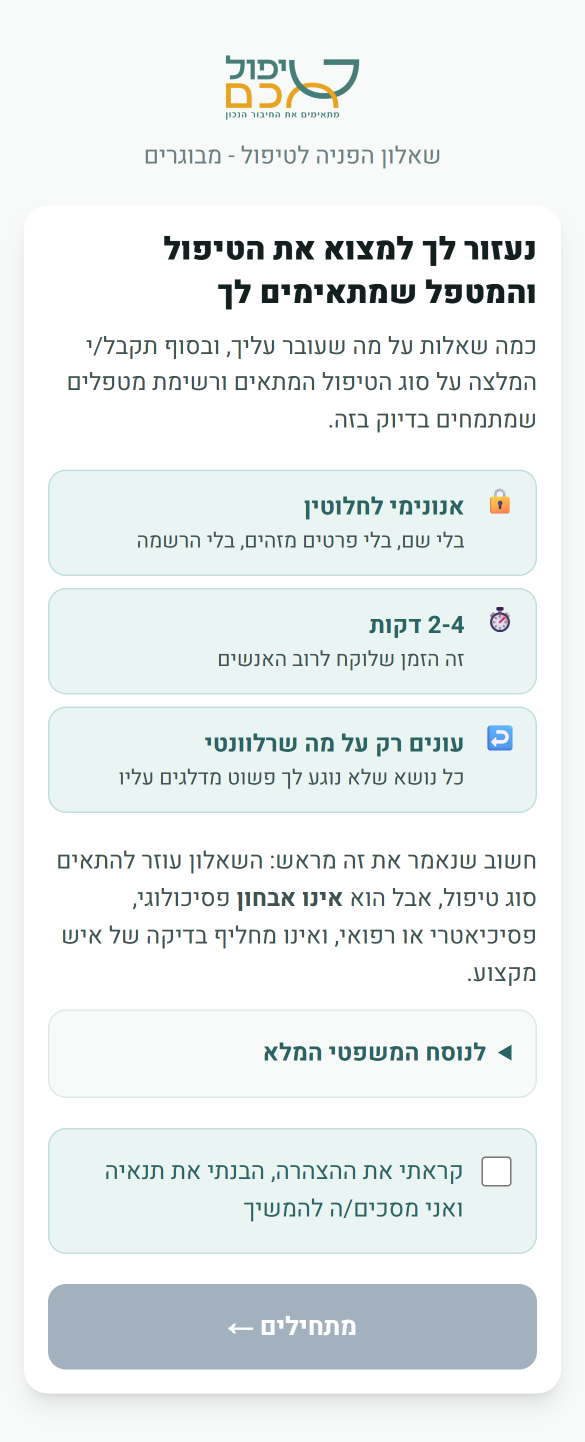
#> input picture docs/ads-images/meta-2026-10/carousel-src/a_open0.png, 1170 x 2883 px (shown at 1/2 size)
$ python gen_carousel.py
#> lines starting #> are read from the running program, lines starting #| are printed output that depends on the picture
# -*- coding: utf-8 -*-
"""Carousel cards 2-4 of the patients' ad: three screens of the site itself.

The owner asked (12/10/2026) to follow the poster (fb-patients-image) with pictures "from the
site": the opening of the questionnaire, a result with a treatment, and the list of therapists
with the match percentages. They had to look like the site in every respect except the
therapists' names, which must not be real people's.

The pictures are not drawn here. They are crops of screenshots of the live site (carousel-src/)
at a phone's width, 390px at 3x, taken with tracking off, the score computed locally and the
therapist list answered with demo data, so nothing was written to the site's numbers
(capture/). The two therapists carry the playful names the home page's own demo uses, and a
card on the site whose therapist has no photo shows this same silhouette, so no face had to be
made up either.

Two walks through the questionnaire, both as an invented woman of 34:
- 3/10/2026, for the adults' promo video: worries and tension. Only screens that do not show
  the finding are taken from it (a_open0, a_list0).
- 12/10/2026 (capture/capture_interpersonal.py): no low mood and no worries, "a lasting
  inconsistency in how I manage my relationships", hence "signs of difficulty in interpersonal
  relationships" and dynamic therapy (a_report1, a_list1). The owner asked for this case: the
  cards must not carry the words anxiety or depression. Every text on them was checked.

Rules:
- A crop only. Nothing is moved, joined or redrawn, and the page's own background fills the
  margins. Each cut falls in a gap of the page, never through a line of text.
- A therapist card says "דמו להמחשה", as the videos do next to the same list.
- Same size as the poster: 1080x1350 at a 2x device scale.

The first versions of cards 3 and 4 showed the report's summary and two therapists one under
the other with their percentages. The owner then asked (12/10/2026) for the two explanations
the site writes, as the video shows them: "why was this suggested to me" under the treatment,
and "why was this therapist matched to me" on the therapist's card. Each is shown down to its
own caveat ("not a diagnosis"). They still speak to the reader about her own difficulty, which
is what Meta's "Personal Attributes" rule watches for; the risk was put to him, and the first
versions are kept under their own names as the fallback.
"""
import io, os, subprocess
from PIL import Image

W = os.path.dirname(os.path.abspath(__file__))
SRC = os.path.join(W, "carousel-src")
CHROME = r"C:\Program Files\Google\Chrome\Application\chrome.exe"
WIDTH, HEIGHT = 1080, 1350
SHOT_WIDTH = 1170  # the screenshots: 390 css px at 3x

PAGE = """<!doctype html><html dir="rtl" lang="he"><head><meta charset="utf-8">
<link href="https://fonts.googleapis.com/css2?family=Heebo:wght@700&display=swap" rel="stylesheet">
<style>
*{box-sizing:border-box;margin:0;padding:0}
/* #F7FAF9 is the questionnaire's own page background, so the margins are more of the same page */
html,body{width:1080px;height:1350px;overflow:hidden;background:#F7FAF9;font-family:Heebo,sans-serif}
img{position:absolute;display:block}
.pill{position:absolute;top:13px;left:50%%;transform:translateX(-50%%);background:#EAF4F3;border:2px solid #C2DFDE;
 color:#2A6462;font-weight:700;font-size:26px;line-height:1;padding:9px 26px 10px;border-radius:50px;white-space:nowrap}
</style></head><body>
<img src="%(src)s" style="left:%(left).2fpx;top:%(top).2fpx;width:%(w).2fpx;height:%(h).2fpx">
%(pill)s
</body></html>"""

# name -> (screenshot, first row, last row, strip left above the crop, pill)
CARDS = {
    # The opening screen, down to the third promise ("only what is relevant").
    "fb-patients-carousel-2-quiz": ("a_open0.png", 30, 1650, 0, ""),
    # The finding with its treatment, and "why was this suggested to me" opened: both
    # paragraphs and the caveat under them.
    "fb-patients-carousel-3-report": ("a_report1.png", 2470, 4535, 0, ""),
    # One therapist: the match percentages, and "why was this therapist matched to me"
    # opened, down to its caveat.
    "fb-patients-carousel-4-therapists": ("a_list1.png", 1412, 3830, 56, "דמו להמחשה"),
    # The fallback, with neither explanation. The top of the report: the treatment, the
    # button that searches for it, and the summary (the page's top margin is 48px taller so
    # that the cut falls in the gap after the summary).
    "fb-patients-carousel-3-report-summary": ("a_report1.png", 0, 1562, 48, ""),
    # The first therapist in full and the second down to the match percentages.
    "fb-patients-carousel-4-therapists-list": ("a_list0.png", 1412, 3048, 60, "דמו להמחשה"),
}


def build(name):
#> called with name = 'fb-patients-carousel-2-quiz'
    shot, y0, y1, strip, pill = CARDS[name]
    crop = os.path.join(W, name + ".crop.png")
    Image.open(os.path.join(SRC, shot)).convert("RGB").crop((0, y0, SHOT_WIDTH, y1)).save(crop, "PNG")
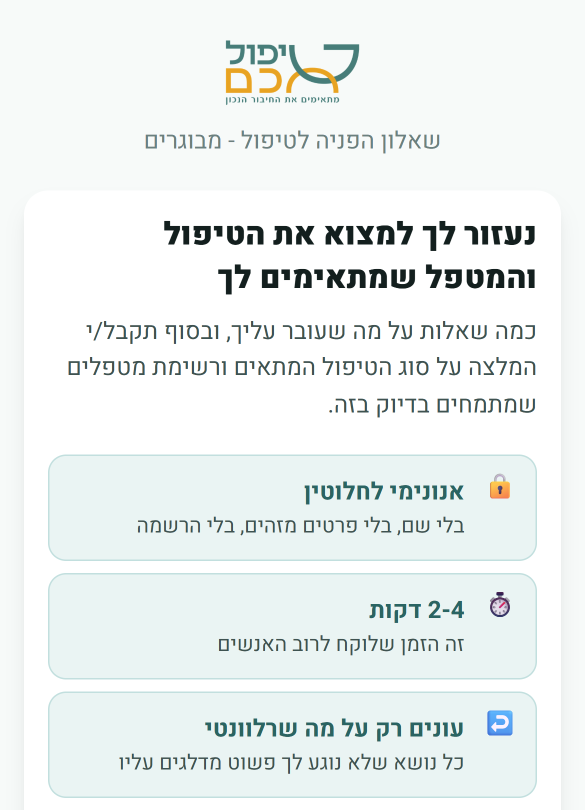
#> saved as fb-patients-carousel-2-quiz.crop.png: PIL image 1170x1620 RGB (shown at 1/2 size); mean R, G, B 236.2, 241.3, 240.4
    scale = (HEIGHT - strip) / float(y1 - y0)
    w = SHOT_WIDTH * scale
    html = PAGE % {
        "src": "file:///" + crop.replace("\\", "/"),
        "left": (WIDTH - w) / 2, "top": strip, "w": w, "h": HEIGHT - strip,
        "pill": '<div class="pill">%s</div>' % pill if pill else "",
    }
    return html, crop


if __name__ == "__main__":
    for name in CARDS:
        html, crop = build(name)
        p = os.path.join(W, name + ".html")
        io.open(p, "w", encoding="utf-8").write(html)
        out = os.path.join(W, name + ".png")
        subprocess.run([CHROME, "--headless=new", "--disable-gpu", "--hide-scrollbars", "--virtual-time-budget=8000",
                        "--allow-file-access-from-files", "--force-device-scale-factor=2",
                        f"--window-size={WIDTH},{HEIGHT}", f"--screenshot={out}", "file:///" + p.replace("\\", "/")],
                       stdout=subprocess.DEVNULL, stderr=subprocess.DEVNULL, check=False)
#> (this line was passed over: subprocess is not available in this run)
        # Re-encode with pixels only: no text chunks, nothing about the machine that made it.
#> (the run stopped early here; a loop or call above may not have finished)
